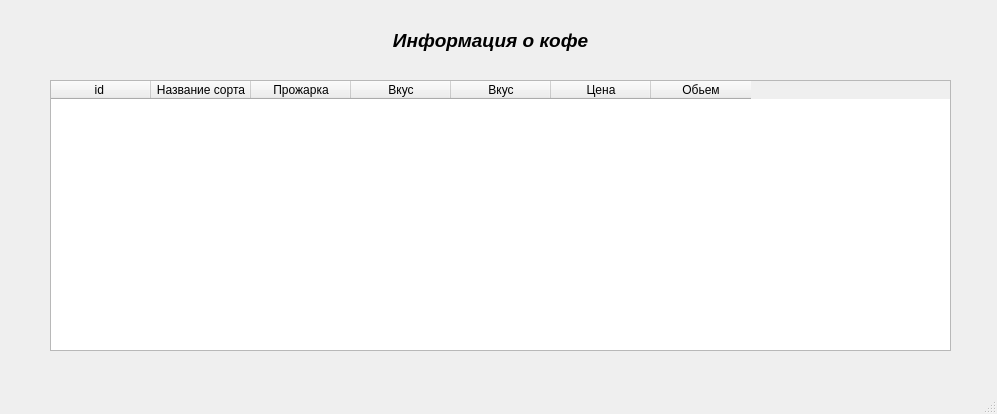
<?xml version="1.0" encoding="UTF-8"?>
<ui version="4.0">
 <class>MainWindow</class>
 <widget class="QMainWindow" name="MainWindow">
  <property name="geometry">
   <rect>
    <x>0</x>
    <y>0</y>
    <width>997</width>
    <height>414</height>
   </rect>
  </property>
  <property name="windowTitle">
   <string>MainWindow</string>
  </property>
  <widget class="QWidget" name="centralwidget">
   <widget class="QTableWidget" name="tableWidget">
    <property name="geometry">
     <rect>
      <x>50</x>
      <y>80</y>
      <width>901</width>
      <height>271</height>
     </rect>
    </property>
    <column>
     <property name="text">
      <string>id </string>
     </property>
    </column>
    <column>
     <property name="text">
      <string>Название сорта</string>
     </property>
    </column>
    <column>
     <property name="text">
      <string>Прожарка</string>
     </property>
    </column>
    <column>
     <property name="text">
      <string>Вкус</string>
     </property>
    </column>
    <column>
     <property name="text">
      <string>Вкус</string>
     </property>
    </column>
    <column>
     <property name="text">
      <string>Цена</string>
     </property>
    </column>
    <column>
     <property name="text">
      <string>Обьем</string>
     </property>
    </column>
   </widget>
   <widget class="QLabel" name="label">
    <property name="geometry">
     <rect>
      <x>40</x>
      <y>20</y>
      <width>901</width>
      <height>41</height>
     </rect>
    </property>
    <property name="text">
     <string>&lt;html&gt;&lt;head/&gt;&lt;body&gt;&lt;p align=&quot;center&quot;&gt;&lt;span style=&quot; font-size:14pt; font-weight:600; font-style:italic;&quot;&gt;Информация о кофе&lt;/span&gt;&lt;/p&gt;&lt;/body&gt;&lt;/html&gt;</string>
    </property>
   </widget>
  </widget>
  <widget class="QMenuBar" name="menubar">
   <property name="geometry">
    <rect>
     <x>0</x>
     <y>0</y>
     <width>997</width>
     <height>26</height>
    </rect>
   </property>
  </widget>
  <widget class="QStatusBar" name="statusbar"/>
 </widget>
 <resources/>
 <connections/>
</ui>
